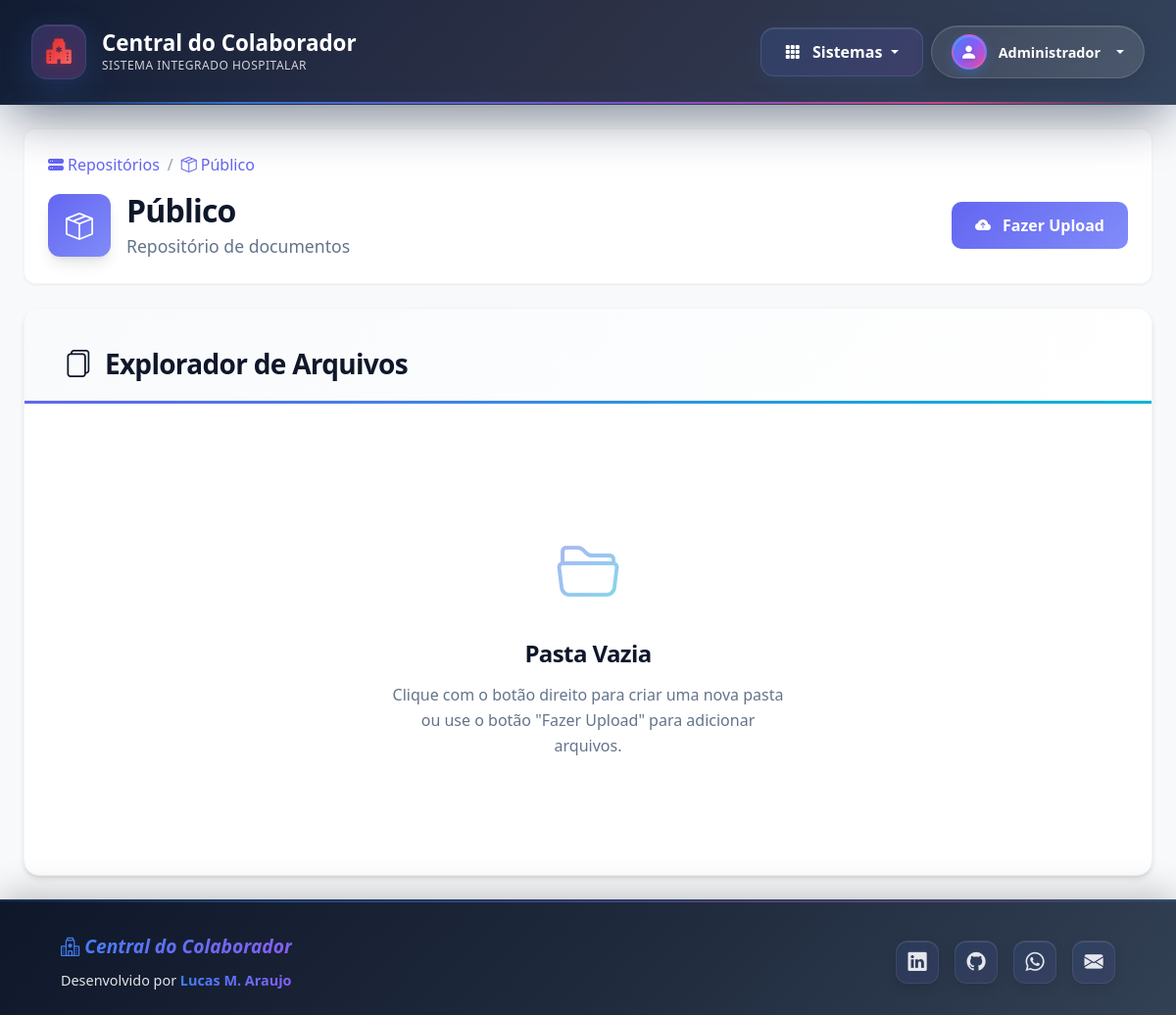
Page /repository/3 (signed in) on the committed database.
### app/models.py (models this page shows, shortened)
class User(db.Model, UserMixin):
    __tablename__ = 'users'
    id = db.Column(db.Integer, primary_key=True)
    name = db.Column(db.String(100), nullable=False)
    username = db.Column(db.String(50), unique=True, nullable=False)
    password = db.Column(db.String(200), nullable=False)
    profile = db.Column(db.String(200), nullable=False)
    email = db.Column(db.String(120), unique=True, nullable=False)
    is_active = db.Column(db.Boolean, default=True, nullable=False)
    creation_date = db.Column(db.DateTime, nullable=False, default=datetime.utcnow)
    last_login = db.Column(db.DateTime, nullable=True)
    notices = db.relationship('Notice', back_populates='author')
    forms = db.relationship('Form', back_populates='worker', lazy='dynamic')
    shared_repositories = db.relationship('Repository', secondary=repository_access, back_populates='shared_with_users')

class Repository(db.Model):
    __tablename__ = 'repositories'
    id = db.Column(db.Integer, primary_key=True)
    name = db.Column(db.String(100), nullable=False)
    description = db.Column(db.Text, nullable=True)
    folder_name = db.Column(db.String(120), unique=True, nullable=False)
    access_type = db.Column(db.String(20), nullable=False, default='private')
    date_created = db.Column(db.DateTime, nullable=False, server_default=db.func.now())
    owner_id = db.Column(db.Integer, db.ForeignKey('users.id'), nullable=False)
    owner = db.relationship('User', backref=db.backref('owned_repositories', lazy=True))
    files = db.relationship('File', back_populates='repository', cascade="all, delete-orphan")
    shared_with_users = db.relationship('User', secondary=repository_access, back_populates='shared_repositories')

### app/routes/repository.py (the view, shortened to what this page needs)
@repository_bp.route('/repository/<int:repo_id>')
@repository_bp.route('/repository/<int:repo_id>/folder/<int:folder_id>')
@login_required
def repository_detail_page(repo_id, folder_id=None):
    repo = Repository.query.get_or_404(repo_id)
    if not has_repo_access(repo, current_user):
        abort(403)
    current_folder = File.query.get_or_404(folder_id) if folder_id else None
    if current_folder and (not current_folder.is_folder or current_folder.repository_id != repo.id):
        abort(404)
    breadcrumbs = []
    if current_folder:
        parent = current_folder.parent
        while parent:
            breadcrumbs.append(parent)
            parent = parent.parent
    breadcrumbs.reverse()
    folders = File.query.filter_by(repository_id=repo.id, is_folder=True, parent_id=folder_id).order_by(File.name).all()
    files = File.query.filter_by(repository_id=repo.id, is_folder=False, parent_id=folder_id).order_by(File.name).all()
    if current_folder:
        current_physical_path = get_folder_physical_path(current_folder)
    else:
        current_physical_path = get_repo_folder_path(repo)
    files_with_details = []
    all_folders_for_moving = File.query.filter_by(
            repository_id=repo.id,
            is_folder=True
        ).order_by(File.name).all()
    return render_template("repository/repository_detail.html", repository=repo, current_folder=current_folder, folders=folders, files=files_with_details, breadcrumbs=breadcrumbs, all_folders=all_folders_for_moving)

### app/__init__.py (called while the page is built)
def login_config(app):
    login_manager = LoginManager()
    login_manager.init_app(app)
    login_manager.login_view = 'auth.login'
    login_manager.login_message = "Por favor, realize o login para acessar esta página."
    login_manager.login_message_category = "info"
    @login_manager.user_loader
    def load_user(id):
        return db.session.get(User, int(id))

### app/routes/repository.py (called while the page is built)
def get_repo_folder_path(repo):
    return os.path.join(
        current_app.config['UPLOAD_FOLDER'],
        repo.access_type.capitalize(),
        repo.folder_name
    )

def has_repo_access(repo, user):
    return (
        repo.access_type == 'public' or
        repo.owner_id == user.id or
        (repo.access_type == 'shared' and user in repo.shared_with_users)
    )

### app/templates/repository/repository_detail.html (shortened to what this page needs)
{% extends "navbar.html" %}
{% block content %}
<div class="container-fluid px-4 py-4 repository-page">
    <div class="breadcrumb-section mb-4">
        <nav aria-label="breadcrumb">
            <ol class="breadcrumb modern-breadcrumb">
                <li class="breadcrumb-item">
                    <a href="{{ url_for('repository.repository_list_page') }}">
                        <i class="bi bi-hdd-stack-fill me-1"></i>Repositórios
                    </a>
                </li>
                <li class="breadcrumb-item">
                    <a href="{{ url_for('repository.repository_detail_page', repo_id=repository.id) }}">
                        <i class="bi bi-box-seam me-1"></i>{{ repository.name }}
                    </a>
                </li>
            </ol>
        </nav>
        <div class="d-flex justify-content-between align-items-center">
            <div class="page-header">
                <div class="d-flex align-items-center">
                    <div class="icon-wrapper me-3">
                        <i class="bi bi-{{ 'folder-fill' if current_folder else 'box-seam' }}"></i>
                    </div>
                    <div>
                        <h1 class="page-title mb-1">{{ current_folder.name if current_folder else repository.name }}</h1>
                        <p class="page-subtitle mb-0">
                            {% if current_folder %}
                            Pasta dentro de {{ repository.name }}
                            {% else %}
                            {{ repository.description or 'Repositório de documentos' }}
                            {% endif %}
                        </p>
                    </div>
                </div>
            </div>
            <div class="header-actions">
                <button class="btn btn-primary btn-modern" data-bs-toggle="modal" data-bs-target="#uploadModal">
                    <i class="bi bi-cloud-arrow-up-fill me-2"></i>
                    Fazer Upload
                </button>
            </div>
        </div>
    </div>
    {% include 'partials/_flash_messages.html' %}
    <div class="form-card file-explorer-card">
        <div class="form-card-header">
            <h3 class="form-title">
                <i class="bi bi-files me-2"></i>
                Explorador de Arquivos
            </h3>
        </div>
        <div class="form-card-body">
            {% if not folders and not files %}
            <div class="empty-folder-container">
                <div class="empty-folder-content">
                    <div class="empty-icon">
                        <i class="bi bi-folder2-open"></i>
                    </div>
                    <h4 class="empty-title">Pasta Vazia</h4>
                    <p class="empty-description">
                        Clique com o botão direito para criar uma nova pasta ou use o botão "Fazer Upload" para adicionar arquivos.
                    </p>
                </div>
            </div>
            {% endif %}
        </div>
    </div>
</div>
{% endblock %}

### app/templates/navbar.html (shortened to what this page needs)
<!DOCTYPE html>
<html lang="pt-br" class="h-100">
<head>
    <link href="https://cdn.jsdelivr.net/npm/bootstrap@5.3.3/dist/css/bootstrap.min.css" rel="stylesheet">
    <link rel="stylesheet" href="https://cdn.jsdelivr.net/npm/bootstrap-icons@1.11.3/font/bootstrap-icons.min.css">
    <link rel="stylesheet" href="{{ url_for('static', filename='main.css') }}">
</head>
<body>
    {% if current_user.is_authenticated %}
    <nav class="navbar navbar-expand-lg navbar-dark shadow-lg navbar-custom no-print">
        <div class="container-fluid">
            <a class="navbar-brand navbar-brand-custom" href="{{ url_for('main.panel') }}">
                <div class="brand-container">
                    <div class="brand-icon-wrapper">
                        <i class="bi bi-hospital-fill brand-icon"></i>
                        <div class="heartbeat-effect"></div>
                    </div>
                    <div class="brand-text">
                        <span class="brand-title">Central do Colaborador</span>
                        <span class="brand-subtitle">Sistema Integrado Hospitalar</span>
                    </div>
                </div>
            </a>
            <div class="d-flex align-items-center ms-auto">
                <div class="dropdown me-2">
                    <button class="btn dropdown-toggle access-dropdown-button" type="button" id="acessosDropdown"
                        data-bs-toggle="dropdown" aria-expanded="false">
                        <i class="bi bi-grid-3x3-gap-fill me-2"></i>
                        <span>Sistemas</span>
                    </button>
                </div>
                <div class="dropdown">
                    <button class="btn dropdown-toggle user-dropdown-button" type="button" id="userDropdownGlobal"
                        data-bs-toggle="dropdown" aria-expanded="false">
                        <div class="user-avatar">
                            <i class="bi bi-person-fill"></i>
                        </div>
                        <div class="user-info d-none d-sm-block">
                            <span class="user-name">{{ current_user.name }}</span>
                        </div>
                    </button>
                </div>
            </div>
        </div>
    </nav>
    {% endif %}
    <main class="flex-shrink-0">
        {% block content %}{% endblock %}
    </main>
    <footer class="footer-premium no-print mt-auto">
        <div class="container">
            <div class="d-flex flex-wrap align-items-center justify-content-between">
                <div class="col-md-6 text-center text-md-start mb-3 mb-md-0">
                    <a href="{{ url_for('main.panel') }}" class="footer-brand">
                        <i class="bi bi-hospital"> Central do Colaborador</i>
                    </a>
                    <span class="footer-credit-text d-block mt-2">Desenvolvido por <strong>Lucas M.
                            Araujo</strong></span>
                </div>
                <div class="col-md-6 text-center text-md-end">
                    <a href="https://www.linkedin.com/in/mglucas0123/" target="_blank" rel="noopener noreferrer"
                        class="footer-social-link" title="LinkedIn">
                        <i class="bi bi-linkedin"></i>
                    </a>
                    <a href="https://github.com/mglucas0123" target="_blank" rel="noopener noreferrer"
                        class="footer-social-link" title="GitHub">
                        <i class="bi bi-github"></i>
                    </a>
                    <a href="https://wa.me/5534996854244" target="_blank" rel="noopener noreferrer"
                        class="footer-social-link" title="WhatsApp">
                        <i class="bi bi-whatsapp"></i>
                    </a>
                    <a href="mailto:lucasiturama2013@gmail.com" class="footer-social-link" title="Email">
                        <i class="bi bi-envelope-fill"></i>
                    </a>
                </div>
            </div>
        </div>
    </footer>
</body>
</html>

### rows in the picture
User: name "Administrador"
Repository: name "Público", description "Repositório de documentos"
